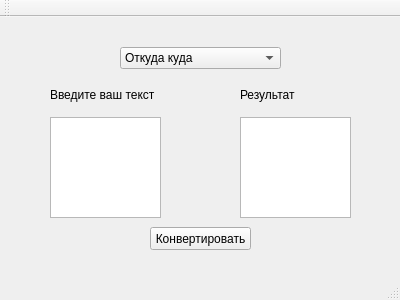
<?xml version="1.0" encoding="UTF-8"?>
<ui version="4.0">
 <class>MainWindow</class>
 <widget class="QMainWindow" name="MainWindow">
  <property name="geometry">
   <rect>
    <x>0</x>
    <y>0</y>
    <width>400</width>
    <height>300</height>
   </rect>
  </property>
  <property name="windowTitle">
   <string>MainWindow</string>
  </property>
  <widget class="QWidget" name="centralWidget">
   <widget class="QPushButton" name="convertButton">
    <property name="geometry">
     <rect>
      <x>150</x>
      <y>210</y>
      <width>101</width>
      <height>23</height>
     </rect>
    </property>
    <property name="text">
     <string>Конвертировать</string>
    </property>
   </widget>
   <widget class="QTextEdit" name="textMy">
    <property name="geometry">
     <rect>
      <x>50</x>
      <y>100</y>
      <width>111</width>
      <height>101</height>
     </rect>
    </property>
   </widget>
   <widget class="QComboBox" name="choiceBox">
    <property name="geometry">
     <rect>
      <x>120</x>
      <y>30</y>
      <width>161</width>
      <height>22</height>
     </rect>
    </property>
    <item>
     <property name="text">
      <string>Откуда куда</string>
     </property>
    </item>
    <item>
     <property name="text">
      <string>utf8 -&gt; utf16</string>
     </property>
    </item>
    <item>
     <property name="text">
      <string>utf16 -&gt; utf8</string>
     </property>
    </item>
    <item>
     <property name="text">
      <string>utf8 -&gt; utf32</string>
     </property>
    </item>
    <item>
     <property name="text">
      <string>utf32 -&gt; utf8</string>
     </property>
    </item>
   </widget>
   <widget class="QLabel" name="label">
    <property name="geometry">
     <rect>
      <x>50</x>
      <y>70</y>
      <width>111</width>
      <height>16</height>
     </rect>
    </property>
    <property name="text">
     <string>Введите ваш текст</string>
    </property>
   </widget>
   <widget class="QLabel" name="label_2">
    <property name="geometry">
     <rect>
      <x>240</x>
      <y>70</y>
      <width>111</width>
      <height>16</height>
     </rect>
    </property>
    <property name="text">
     <string>Результат</string>
    </property>
   </widget>
   <widget class="QTextEdit" name="textResult">
    <property name="geometry">
     <rect>
      <x>240</x>
      <y>100</y>
      <width>111</width>
      <height>101</height>
     </rect>
    </property>
   </widget>
  </widget>
  <widget class="QMenuBar" name="menuBar">
   <property name="geometry">
    <rect>
     <x>0</x>
     <y>0</y>
     <width>400</width>
     <height>21</height>
    </rect>
   </property>
  </widget>
  <widget class="QToolBar" name="mainToolBar">
   <attribute name="toolBarArea">
    <enum>TopToolBarArea</enum>
   </attribute>
   <attribute name="toolBarBreak">
    <bool>false</bool>
   </attribute>
  </widget>
  <widget class="QStatusBar" name="statusBar"/>
 </widget>
 <layoutdefault spacing="6" margin="11"/>
 <resources/>
 <connections/>
</ui>
